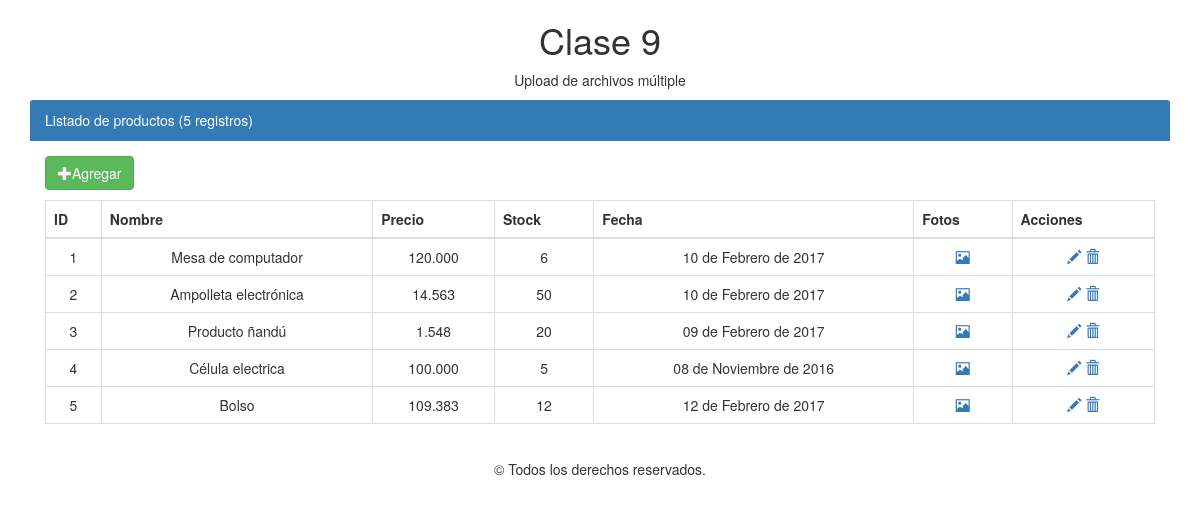
The page / on the database its author committed.
### tables this page shows
CREATE TABLE `productos` (
  `id` int(11) NOT NULL AUTO_INCREMENT,
  `nombre` varchar(100) NOT NULL,
  `precio` decimal(10,0) NOT NULL,
  `stock` int(11) NOT NULL,
  `fecha` date NOT NULL,
  PRIMARY KEY (`id`)
);

### application/libraries/layout.php (called while the page is built, shortened)
<?php if ( ! defined('BASEPATH') ) exit('No direct script access allowed');
class Layout
{
	private $CI;
	public $layout		= 'default';
	public function __construct($layout = 'default')
	{
		$this->CI		=& get_instance();
		$this->layout	= $layout;
	}
	function setLayout($layout)
	{
		$this->layout	= $layout;
	}
	function view($view = null, $data = null, $return = false)
	{
		$layout			= "layouts/{$this->layout}";
		$vista			= (substr($view, 0, 1) == '/' ? $view : "{$this->CI->router->directory}{$this->CI->router->class}/{$view}");
		$load_view		= array('content_for_layout' => $this->CI->load->view($vista, $data, true));
		if ( $return )
			return $this->CI->load->view($layout, $load_view, true);
		else
			$this->CI->load->view($layout, $load_view, false);
	}
}

### application/controllers/Productos.php (called while the page is built, shortened)
<?php
class Productos extends CI_Controller {
	public function __construct(){
		$this->layout->setLayout("frontend");
	}
	public function listado(){
		if($this->uri->segment(3)){
			$pagina = $this->uri->segment(3);
		} else {
			$pagina = 0;
		}
		$por_pagina = 10;
		$datos = $this->productos_model->getAllPagination($pagina, $por_pagina, "limit");
		$cuantos = $this->productos_model->getAllPagination($pagina, $por_pagina,"cuantos");
		$this->layout->view('listado', compact("datos", "cuantos", "pagina"));
	}
}

### index.php (called while the page is built, shortened)
<?php
require_once BASEPATH.'core/CodeIgniter.php';

### application/models/productos_model.php (called while the page is built, shortened)
<?php
class productos_model extends CI_Model {
	public function getAllPagination($pagina, $por_pagina, $accion){
		switch ($accion) {
			case 'limit':
			$query = $this->db
			->select('id, nombre, precio, stock, fecha')
			->from('productos')
			->limit($por_pagina, $pagina)
			->order_by('id', 'asc')
			->get();
			return $query->result();
			break;
			case 'cuantos':
			$query = $this->db
			->select('id, nombre, precio, stock, fecha')
			->from('productos')
			->count_all_results();
			return $query;
			break;
		}
	}
}
?>

### application/helpers/utilidades_helper.php (called while the page is built, shortened)
<?php
if(!function_exists("fecha"))
{
	function fecha($fecha){
		$dia=substr($fecha,8,2);
		$mes=substr($fecha,5,2);
		$anio=substr($fecha,0,4);
		switch ($mes){
			case '02':
			$mes="Febrero";
			break;
			case '11':
			$mes="Noviembre";
			break;
		}
		$fecha=$dia." de ".$mes." de ".$anio;
		return $fecha;
	}
}

### application/views/productos/listado.php (the view, shortened to what this page needs)
<div class="container">
	<div class="panel-primary">
		<div class="panel-heading">Listado de productos (<?php echo $cuantos; ?> registros)</div>
		<div class="panel-body">
			<p>
				<a class="btn btn-success" href="<?php echo base_url(); ?>productos/add" title="Agregar"><span class="glyphicon glyphicon-plus" aria-hidden="true"></span>Agregar</a>
				<table class="table table-bordered table-sprited table-hover text-center">
					<thead>
						<tr>
							<th>ID</th>
							<th>Nombre</th>
							<th>Precio</th>
							<th>Stock</th>
							<th>Fecha</th>
							<th>Fotos</th>
							<th>Acciones</th>
						</tr>
					</thead>
					<tbody>
						<?php
						foreach ($datos as $dato) { ?>
						<tr>
							<td><?php echo $dato->id; ?></td>
							<td><?php echo $dato->nombre; ?></td>
							<td><?php echo number_format($dato->precio, 0, '', '.'); ?></td>
							<td><?php echo $dato->stock; ?></td>
							<td><?php echo fecha($dato->fecha); ?></td>
							<td>
								<a href="<?php echo base_url(); ?>productos/fotos_multiples/<?php echo $dato->id; ?>/<?php echo $pagina; ?>"><span class="glyphicon glyphicon-picture" aria-hidden="true"></span></a>
							</td>
							<td>
								<a href="<?php echo base_url(); ?>productos/edit/<?php echo $dato->id; ?>/<?php echo $pagina; ?>" title="Editar"><span class="glyphicon glyphicon-pencil" aria-hidden="true"></span></a>
								<a href="javascript:void(0);" onclick="eliminar('<?php echo base_url(); ?>productos/delete/<?php echo $dato->id; ?>');" title="Eliminar"><span class="glyphicon glyphicon-trash" aria-hidden="true"></span></a>
							</td>
						</tr>
						<?php } ?>
					</tbody>
				</table>
			</p>
		</div>
	</div>
</div>

### rows shown on the page
productos: id "1", nombre "Mesa de computador", precio "120.000", stock "6", fecha "10 de Febrero de 2017"
productos: id "2", nombre "Ampolleta electrónica", precio "14.563", stock "50", fecha "10 de Febrero de 2017"
productos: id "3", nombre "Producto ñandú", precio "1.548", stock "20", fecha "09 de Febrero de 2017"
productos: id "4", nombre "Célula electrica", precio "100.000", stock "5", fecha "08 de Noviembre de 2016"
productos: id "5", nombre "Bolso", precio "109.383", stock "12", fecha "12 de Febrero de 2017"

### other values the page prints
$cuantos "5"
